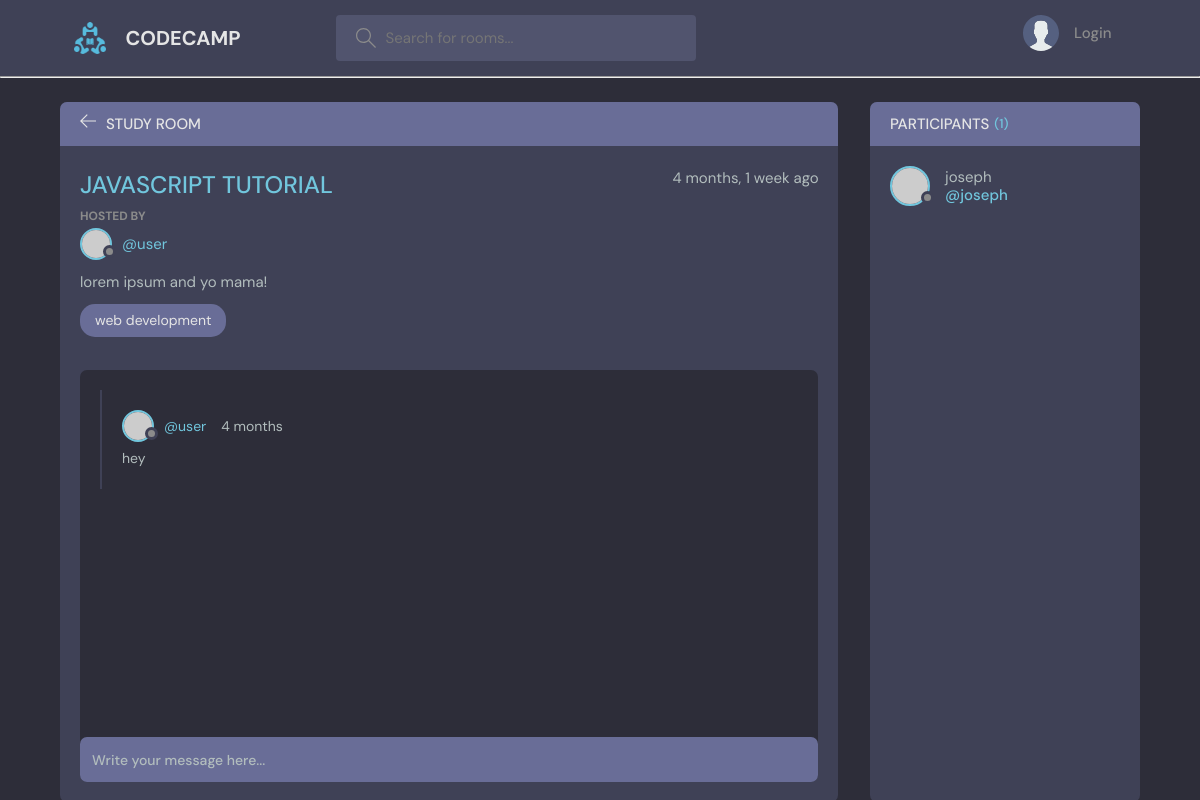
The page /room/1/ on the database its author committed.
### base/models.py (models this page shows, shortened)
class Room(models.Model):
    host=models.ForeignKey(User, on_delete= models.SET_NULL, null=True)
    topic= models.ForeignKey(Topic, on_delete= models.SET_NULL, null=True)
    name= models.CharField(max_length=200)
    description= models.TextField(null=True, blank= True)
    participants= models.ManyToManyField(User, related_name='participants', blank=True)
    updated= models.DateTimeField(auto_now= True)
    created= models.DateTimeField( auto_now_add= True)
    class Meta:
        ordering= ['-updated', '-created']

class Topic(models.Model):
    name=models.CharField(max_length=200)
    def __str__(self):
        return self.name

class Message(models.Model):
    user= models.ForeignKey(User, on_delete=models.CASCADE )
    room= models.ForeignKey(Room, on_delete=models.CASCADE )
    body= models.TextField()
    updated= models.DateTimeField(auto_now= True)
    created= models.DateTimeField( auto_now_add= True)
    class Meta:
        ordering= ['-updated', '-created']

### base/views.py (the view, shortened to what this page needs)
# urls.py: path('room/<str:pk>/', views.room, name='room'),
def room(request, pk):
    room = Room.objects.get(id=pk)
    room_messages = room.message_set.all()
    participants = room.participants.all()
    participants_count = room.participants.count()
    context = {'room': room, 'room_messages': room_messages,
            'participants': participants, 'participants_count': participants_count}
    return render(request, 'base/room.html', context)

### base/templates/base/room.html (shortened to what this page needs)
{%extends 'main.html'%}
{%block content%}
    <main class="profile-page layout layout--2">
      <div class="container">
        <div class="room">
          <div class="room__top">
            <div class="room__topLeft">
              <a href="{% url 'home' %}"  onclick="goback()" >
                <svg version="1.1" xmlns="http://www.w3.org/2000/svg" width="32" height="32" viewBox="0 0 32 32">
                  <title>arrow-left</title>
                  <path
                    d="M13.723 2.286l-13.723 13.714 13.719 13.714 1.616-1.611-10.96-10.96h27.625v-2.286h-27.625l10.965-10.965-1.616-1.607z"
                  ></path>
                </svg>
              </a>
              <h3>Study Room</h3>
            </div>
          </div>
          <div class="room__box scroll">
            <div class="room__header scroll">
              <div class="room__info">
                <h3>{{room.name}}</h3>
                <span>{{room.created|timesince}} ago</span>
              </div>
              <div class="room__hosted">
                <p>Hosted By</p>
                <a href="{% url 'profile' room.host.id %}" class="room__author">
                  <div class="avatar avatar--small">
                    <img src="https://randomuser.me/api/portraits/men/37.jpg" />
                  </div>
                  <span>@{{room.host.username}}</span>
                </a>
              </div>
              <div class="room__details">
                  {{room.description}}
              </div>
              <span class="room__topics">{{room.topic}}</span>
            </div>
            <div class="room__conversation">
              <div class="threads scroll">
                {%for message in room_messages%}
                <div class="thread">
                  <div class="thread__top">
                    <div class="thread__author">
                      <a href="{% url 'profile' message.user.id %}" class="thread__authorInfo">
                        <div class="avatar avatar--small">
                          <img src="https://randomuser.me/api/portraits/men/37.jpg" />
                        </div>
                        <span>@{{message.user}}</span>
                      </a>
                      <span class="thread__date">{{message.created|timesince}}</span>
                    </div>
                  </div>
                  <div class="thread__details">
                        {{message.body}}
                  </div>
                </div>
                {%endfor%}
              </div>
            </div>
          </div>
            <div class="room__message">
              <form action="#"><input name="" placeholder="Write your message here..." /></form>
            </div>
        </div>
        <div class="participants">
          <h3 class="participants__top">Participants <span>({{participants_count}})</span></h3>
          <div class="participants__list scroll">
            {%for user in participants %}
            <a href="{% url 'profile' user.id %}" class="participant">
              <div class="avatar avatar--medium">
                <img src="https://randomuser.me/api/portraits/men/37.jpg" />
              </div>
              <p>
                {{user.username}}
                <span>@{{user.username}}</span>
              </p>
            </a>
            {%endfor%}
          </div>
        </div>
      </div>
    </main>
{%endblock%}

### rows shown on the page
Room: name "JAVASCRIPT TUTORIAL", created "4 months, 1 week", host.username "user", description "lorem ipsum and yo mama!", topic "web development"
Message: user "user", created "4 months", body "hey"

### other values the page prints
{{ participants_count }} "1"
{{ user.username }} "joseph"
